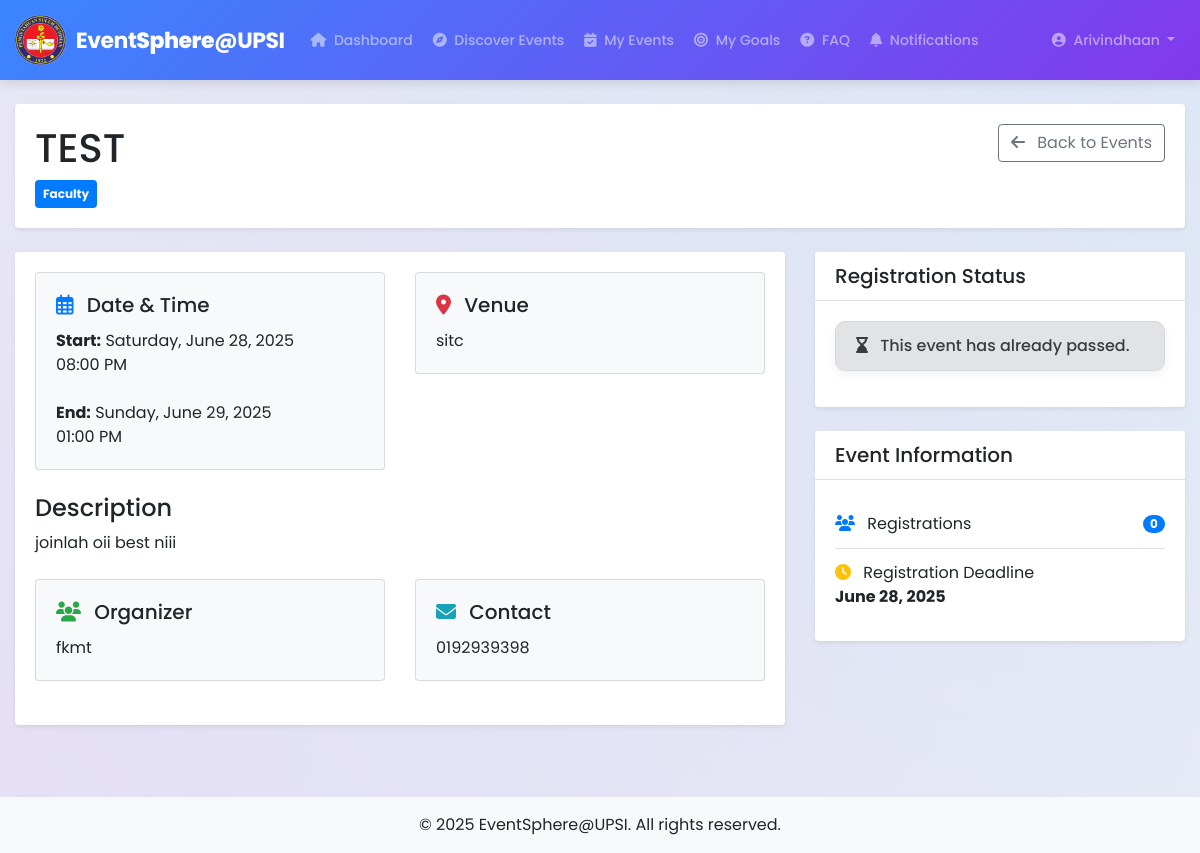
The page /student/event_details.php?id=20 (signed in) on the database its author committed.
### tables this page shows
CREATE TABLE `events` (
  `id` int(11) NOT NULL,
  `title` varchar(100) NOT NULL,
  `description` text NOT NULL,
  `event_date` date NOT NULL,
  `event_end_date` date DEFAULT NULL,
  `event_time` time NOT NULL,
  `event_end_time` time DEFAULT NULL,
  `venue` varchar(100) NOT NULL,
  `category_id` int(11) NOT NULL,
  `organizer` varchar(100) NOT NULL,
  `contact_info` varchar(100) NOT NULL,
  `max_participants` int(11) DEFAULT NULL,
  `is_featured` tinyint(1) NOT NULL DEFAULT 0,
  `registration_deadline` date DEFAULT NULL,
  `poster_url` varchar(255) DEFAULT NULL,
  `brochure_url` varchar(255) DEFAULT NULL,
  `rules` text DEFAULT NULL,
  `created_at` timestamp NOT NULL DEFAULT current_timestamp(),
  `updated_at` timestamp NOT NULL DEFAULT current_timestamp() ON UPDATE current_timestamp()
);

CREATE TABLE `event_categories` (
  `id` int(11) NOT NULL,
  `name` varchar(50) NOT NULL,
  `description` text DEFAULT NULL
);

### student/event_details.php (the view, shortened to what this page needs)
<?php
require_once '../config/db.php';
$event_id = intval($_GET['id']);
$event = null;
$sql = "SELECT e.*, c.name as category_name
        FROM events e
        JOIN event_categories c ON e.category_id = c.id
        WHERE e.id = ?";
if ($stmt = $conn->prepare($sql)) {
    $stmt->bind_param("i", $event_id);
    $stmt->execute();
    $result = $stmt->get_result();
    if ($result->num_rows == 1) {
        $event = $result->fetch_assoc();
    } else {
        $_SESSION['error_message'] = "Event not found.";
        header("location: events.php");
        exit;
    }
}
$is_registered = false;
$registration_date = null;
$registrations_count = 0;
$reg_sql = "SELECT COUNT(*) as count FROM event_registrations WHERE event_id = ? AND status = 'registered'";
if ($stmt = $conn->prepare($reg_sql)) {
    $stmt->bind_param("i", $event_id);
    $stmt->execute();
    $reg_result = $stmt->get_result();
    if ($row = $reg_result->fetch_assoc()) {
        $registrations_count = $row['count'];
    }
}
$current_date = date('Y-m-d');
$is_past = ($event['event_date'] < $current_date);
$has_started = false;
$registration_closed = (!empty($event['registration_deadline']) && $event['registration_deadline'] < date('Y-m-d'));
$is_full = (!empty($event['max_participants']) && $registrations_count >= $event['max_participants']);
$event_date_formatted = date("l, F j, Y", strtotime($event['event_date']));
$event_time_formatted = date("h:i A", strtotime($event['event_time']));
$event_end_date_formatted = "";
$event_end_time_formatted = "";
if (isset($event['event_end_date']) && !empty($event['event_end_date'])) {
    $event_end_date_formatted = date("l, F j, Y", strtotime($event['event_end_date']));
}
if (isset($event['event_end_time']) && !empty($event['event_end_time'])) {
    $event_end_time_formatted = date("h:i A", strtotime($event['event_end_time']));
}
$registration_deadline_formatted = !empty($event['registration_deadline']) ? date("F j, Y", strtotime($event['registration_deadline'])) : "Same as event date";
include_once '../include/student_header.php';
?>
<div class="container mt-4">
    <div class="row mb-4">
        <div class="col-md-12">
            <div class="card border-0 shadow-sm">
                <div class="card-body">
                    <div class="d-flex justify-content-between align-items-start">
                        <div>
                            <h1 class="mb-0">
                                <?php echo htmlspecialchars($event['title']); ?>
                            </h1>
                            <div class="d-flex flex-wrap mt-2">
                                <span
                                    class="badge badge-primary mr-2 p-2"><?php echo htmlspecialchars($event['category_name']); ?></span>
                            </div>
                        </div>
                        <a href="events.php" class="btn btn-outline-secondary">
                            <i class="fas fa-arrow-left mr-2"></i> Back to Events
                        </a>
                    </div>
                </div>
            </div>
        </div>
    </div>
    <div class="row">
        <div class="col-lg-8">
            <div class="card border-0 shadow-sm mb-4">
                <div class="card-body">
                    <div class="row mb-4">
                        <div class="col-md-6">
                            <div class="card bg-light">
                                <div class="card-body">
                                    <h5 class="card-title"><i class="far fa-calendar-alt mr-2 text-primary"></i> Date &
                                        Time</h5>
                                    <p class="card-text">
                                        <strong>Start:</strong> <?php echo $event_date_formatted; ?><br>
                                        <?php echo $event_time_formatted; ?>
                                        <?php if (!empty($event_end_date_formatted)): ?>
                                            <br><br><strong>End:</strong> <?php echo $event_end_date_formatted; ?><br>
                                            <?php echo $event_end_time_formatted; ?>
                                        <?php endif; ?>
                                    </p>
                                </div>
                            </div>
                        </div>
                        <div class="col-md-6">
                            <div class="card bg-light">
                                <div class="card-body">
                                    <h5 class="card-title"><i class="fas fa-map-marker-alt mr-2 text-danger"></i> Venue
                                    </h5>
                                    <p class="card-text"><?php echo htmlspecialchars($event['venue']); ?></p>
                                </div>
                            </div>
                        </div>
                    </div>
                    <div class="mb-4">
                        <h4>Description</h4>
                        <div class="event-description">
                            <?php echo nl2br(htmlspecialchars($event['description'])); ?>
                        </div>
                    </div>
                    <div class="row mb-4">
                        <div class="col-md-6">
                            <div class="card bg-light">
                                <div class="card-body">
                                    <h5 class="card-title"><i class="fas fa-users mr-2 text-success"></i> Organizer</h5>
                                    <p class="card-text"><?php echo htmlspecialchars($event['organizer']); ?></p>
                                </div>
                            </div>
                        </div>
                        <div class="col-md-6">
                            <div class="card bg-light">
                                <div class="card-body">
                                    <h5 class="card-title"><i class="fas fa-envelope mr-2 text-info"></i> Contact</h5>
                                    <p class="card-text"><?php echo htmlspecialchars($event['contact_info']); ?></p>
                                </div>
                            </div>
                        </div>
                    </div>
                </div>
            </div>
        </div>
        <div class="col-lg-4">
            <div class="card border-0 shadow-sm mb-4">
                <div class="card-header bg-white">
                    <h5 class="mb-0">Registration Status</h5>
                </div>
                <div class="card-body">
                    <?php if ($is_registered): ?>
                        <div class="alert alert-success">
                            <i class="fas fa-check-circle mr-2"></i> You are registered for this event!
                            <p class="mb-0 small mt-1">Registered on:
                                <?php echo date("F j, Y, g:i a", strtotime($registration_date)); ?>
                            </p>
                        </div>
                        <?php if (!$is_past): ?>
                            <form action="<?php echo htmlspecialchars($_SERVER["PHP_SELF"] . "?id=" . $event_id); ?>"
                                method="post" onsubmit="return confirm('Are you sure you want to cancel your registration?');">
                                <button type="submit" name="cancel" class="btn btn-outline-danger btn-block">
                                    <i class="fas fa-times-circle mr-2"></i> Cancel Registration
                                </button>
                            </form>
                        <?php endif; ?>
                    <?php elseif ($is_past || $has_started): ?>
                        <div class="alert alert-secondary">
                            <i class="fas fa-hourglass-end mr-2"></i>
                            <?php echo $is_past ? "This event has already passed." : "This event has already started."; ?>
                        </div>
                    <?php elseif ($registration_closed): ?>
                        <div class="alert alert-warning">
                            <i class="fas fa-times-circle mr-2"></i> Registration for this event has closed.
                        </div>
                    <?php elseif ($is_full): ?>
                        <div class="alert alert-warning">
                            <i class="fas fa-users-slash mr-2"></i> This event has reached its maximum capacity.
                        </div>
                    <?php endif; ?>
                </div>
            </div>
            <div class="card border-0 shadow-sm mb-4">
                <div class="card-header bg-white">
                    <h5 class="mb-0">Event Information</h5>
                </div>
                <div class="card-body">
                    <ul class="list-group list-group-flush">
                        <li class="list-group-item px-0 d-flex justify-content-between align-items-center">
                            <span><i class="fas fa-users mr-2 text-primary"></i> Registrations</span>
                            <span class="badge badge-primary badge-pill"><?php echo $registrations_count; ?></span>
                        </li>
                        <li class="list-group-item px-0">
                            <i class="fas fa-clock mr-2 text-warning"></i> Registration Deadline<br>
                            <strong><?php echo $registration_deadline_formatted; ?></strong>
                        </li>
                    </ul>
                </div>
            </div>
        </div>
    </div>
</div>
<footer class="bg-light mt-5 py-3">
    <div class="container text-center">
        <p class="mb-0">&copy; <?php echo date("Y"); ?> EventSphere@UPSI. All rights reserved.</p>
    </div>
</footer>
</body>
</html>

### assets/css/styles.css (style rules this page uses)
:root { --primary-color: #3a86ff; --secondary-color: #8338ec; --accent-color: #ff006e; --light-color: #f8f9fa; --dark-color: #212529; --success-color: #38b000; --gradient: linear-gradient(135deg, var(--primary-color) 0%, var(--secondary-color) 100%); --box-shadow: 0 10px 30px rgba(0, 0, 0, 0.1); --transition: all 0.3s ease; }
body { font-family: 'Poppins', 'Segoe UI', sans-serif; background-color: #f0f2f5; background-image: radial-gradient(circle at top right, rgba(58, 134, 255, 0.1), transparent), radial-gradient(circle at bottom left, rgba(131, 56, 236, 0.1), transparent); background-attachment: fixed; color: var(--dark-color); min-height: 100vh; }
.container { max-width: 1200px; margin: 0 auto; padding: 0 15px; }

### include/student_header.php (style rules this page uses)
.alert { border-radius: 10px; box-shadow: 0 4px 10px rgba(0, 0, 0, 0.05); font-weight: 500; }

### rows shown on the page
events: title "TEST", category.name "Faculty", event_date "Saturday, June 28, 2025", event_time "08:00 PM", event_end_date "Sunday, June 29, 2025", event_end_time "01:00 PM", venue "sitc", description "joinlah oii best niii", organizer "fkmt", contact_info "0192939398", registration_deadline "June 28, 2025"

### other values the page prints
$_SESSION["name"] "Arivindhaan"
$registrations_count "0"
